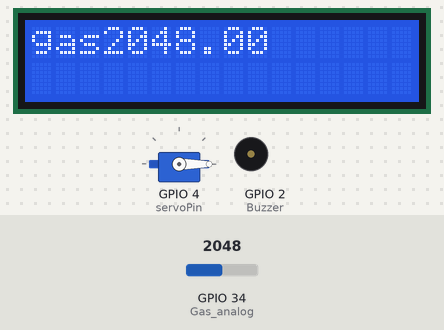
Recording of a sketch running on a simulated ESP32. Shown: 16×2 character LCD, servo, buzzer (waves = sounding, pin HIGH). The test bench sets the inputs (shaded band); at power-on: GPIO 34 (Gas_analog) = 2048. WiFi joins after 1.5 s; servers stay silent unless stated; the modem accepts every AT command (registered, SIM ready, sends succeed) and sends nothing else; what the sketch prints to the serial monitor is not drawn.

Above: at 12.2 s.
At 29.4 s:
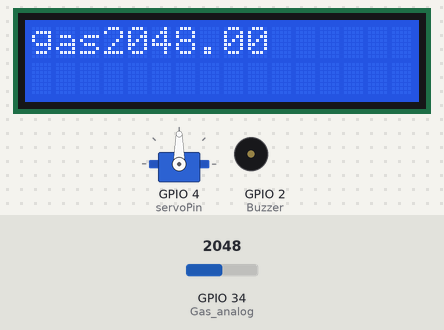
At 37.1 s:
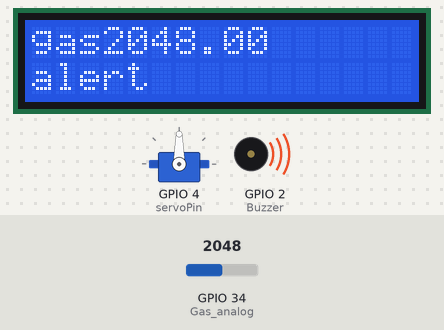
At 40.6 s:
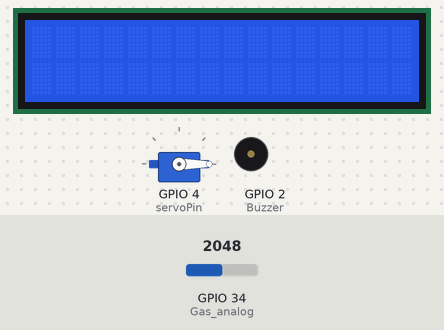
Timing chart, 0 to 130.0 s (numbered marks = the images above):
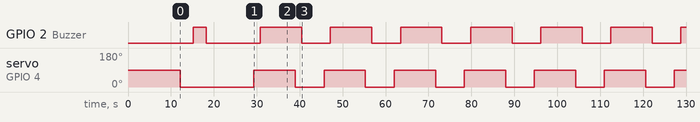

The sketch:

toxic_gas_detection.ino
```cpp
//firebase
#include <WiFi.h>
#include <IOXhop_FirebaseESP32.h>
//CHANGE
#define FIREBASE_HOST "hhhf-c29cd-default-rtdb.firebaseio.com"
#define FIREBASE_AUTH "MQZyMpanhNR1yxeHiJX8F0itsLwc7dJUTODkS1sN"
#define WIFI_SSID "OPPO A5 2020"
#define WIFI_PASSWORD "qwertyuiop"

//lcd
#include <LiquidCrystal.h>
#include <LiquidCrystal_I2C.h>
LiquidCrystal_I2C lcd(0x3F,16,2);
#include <Wire.h>

//servo
#include <ESP32Servo.h>
int pos = 0;
Servo myservo;
const int servoPin = 4;

//gsm
#include <SoftwareSerial.h>
SoftwareSerial gsm(16,17);

//gas
float Gas_analog = 34;
float gassensor=0;

//buzzer
int Buzzer = 2;

void setup(){
Serial.begin(115200);
Serial.println("start");
//firebase

  WiFi.begin(WIFI_SSID, WIFI_PASSWORD);
  Serial.print("connecting");
  while (WiFi.status() != WL_CONNECTED) {
    Serial.print(".");
    delay(500);
  }
 delay(200);
  Serial.println();
  Serial.print("connected: ");
  Serial.println(WiFi.localIP());
  delay(200);
  Firebase.begin(FIREBASE_HOST, FIREBASE_AUTH);

  //lcd
lcd.init();
lcd.begin(16,2);
lcd.backlight();//Power on the back light

  //buzzer
  pinMode (Buzzer, OUTPUT);

  //servo
//  ESP32PWM::allocateTimer(0);
//  ESP32PWM::allocateTimer(1);
//  ESP32PWM::allocateTimer(2);
//  ESP32PWM::allocateTimer(3);
//  myservo.setPeriodHertz(50);    // standard 50 hz servo
  myservo.attach(servoPin, 500, 2400);

  //gsm
  delay(1000);
  gsm.begin(9600);


  gasvalue();
  delay(2000);
  servo90();
  delay(1500);
  servo0();
  delay(1500);
  buzzeron();
  delay(2000);
  buzzeroff();
  delay(2000);
  SendMessage();
  delay(1000);
}


void gasvalue(){
  float gassensor= analogRead(Gas_analog);
 Serial.println("gasssensor");
 Serial.println(gassensor);

   delay(2000);
  lcd.setCursor(0,0);
  lcd.print("gas");
  lcd.print(gassensor);
 delay(2000);

  Firebase.setFloat("gas value", gassensor);
  if (Firebase.failed()) {
      Serial.print("setting /number failed:");
      Serial.println(Firebase.error());
      return;
      }
}
 void servo90(){
  myservo.write(90);
   Serial.println("90 degree");// tell servo to go to position in variable 'pos'
    delay(1500);
 }
 void servo0(){
    myservo.write(0);
    Serial.println("0 degree");// tell servo to go to position in variable 'pos'
    delay(1500);
 }
 void buzzeron(){
  digitalWrite (Buzzer, HIGH); //turn buzzer on
  delay(1000);}

  void buzzeroff(){
  digitalWrite (Buzzer, LOW);  //turn buzzer off
  delay(1000);
}
void SendMessage()
{
  gsm.println("AT+CMGF=1");
  delay(1000);
  gsm.println("AT+CMGS=\"+917975528296\"\r");
  delay(1000);
//  gsm.println(e);
// delay(100);
 gsm.print("alert");
 gsm.println((char)26);
  delay(1000);
}

void loop(){
gasvalue();
 float gassensor= analogRead(Gas_analog);
  if(gassensor>=200){
    servo90();
    buzzeron();
    SendMessage();
    Firebase.setFloat("alert", gassensor);
    delay(2000);
  lcd.setCursor(0,1);
  lcd.print("alert");
  delay(2000);
  }
    lcd.clear();
    servo0();
    buzzeroff();

}
```

Measured:
- by itself, GPIO 2 (Buzzer): repeats every 16.3 s: HIGH 9.7 s, LOW 6.7 s
- by itself, servo on GPIO 4 (servoPin): repeats every 16.3 s: 90° 9.7 s, 0° 6.7 s
- what the display in image 0 shows lasts 32.0 s, from 5.0 s to 37.0 s
- what the display in image 2 shows lasts 2.0 s, from 37.0 s to 39.0 s
